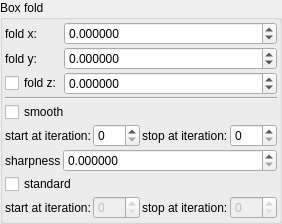
    <widget class="QGroupBox" name="groupBox_10">
     <property name="title">
      <string>Box fold</string>
     </property>
     <layout class="QVBoxLayout" name="verticalLayout_14" stretch="0,0,0,0,0,0,0">
      <property name="spacing">
       <number>2</number>
      </property>
      <property name="leftMargin">
       <number>2</number>
      </property>
      <property name="topMargin">
       <number>2</number>
      </property>
      <property name="rightMargin">
       <number>2</number>
      </property>
      <property name="bottomMargin">
       <number>2</number>
      </property>
      <item>
       <layout class="QGridLayout" name="gridLayout_33" columnstretch="0,1">
        <property name="spacing">
         <number>2</number>
        </property>
        <item row="1" column="0">
         <widget class="QLabel" name="label_106">
          <property name="text">
           <string>fold y:</string>
          </property>
          <property name="buddy">
           <cstring>spinbox3_transf_offset_111_y</cstring>
          </property>
         </widget>
        </item>
        <item row="1" column="1">
         <widget class="MyDoubleSpinBox" name="spinbox3_transf_offset_111_y">
          <property name="sizePolicy">
           <sizepolicy hsizetype="Minimum" vsizetype="Maximum">
            <horstretch>0</horstretch>
            <verstretch>0</verstretch>
           </sizepolicy>
          </property>
          <property name="decimals">
           <number>6</number>
          </property>
          <property name="minimum">
           <double>-99.989999999999995</double>
          </property>
          <property name="maximum">
           <double>99.989999999999995</double>
          </property>
          <property name="singleStep">
           <double>0.100000000000000</double>
          </property>
         </widget>
        </item>
        <item row="2" column="0">
         <widget class="MyCheckBox" name="checkBox_transf_function_enabled">
          <property name="text">
           <string notr="true">fold z:</string>
          </property>
         </widget>
        </item>
        <item row="0" column="1">
         <widget class="MyDoubleSpinBox" name="spinbox3_transf_offset_111_x">
          <property name="sizePolicy">
           <sizepolicy hsizetype="Minimum" vsizetype="Maximum">
            <horstretch>0</horstretch>
            <verstretch>0</verstretch>
           </sizepolicy>
          </property>
          <property name="prefix">
           <string/>
          </property>
          <property name="decimals">
           <number>6</number>
          </property>
          <property name="minimum">
           <double>-99.989999999999995</double>
          </property>
          <property name="singleStep">
           <double>0.100000000000000</double>
          </property>
         </widget>
        </item>
        <item row="2" column="1">
         <widget class="MyDoubleSpinBox" name="spinbox3_transf_offset_111_z">
          <property name="enabled">
           <bool>true</bool>
          </property>
          <property name="sizePolicy">
           <sizepolicy hsizetype="Minimum" vsizetype="Maximum">
            <horstretch>0</horstretch>
            <verstretch>0</verstretch>
           </sizepolicy>
          </property>
          <property name="decimals">
           <number>6</number>
          </property>
          <property name="minimum">
           <double>-99.989999999999995</double>
          </property>
          <property name="maximum">
           <double>99.989999999999995</double>
          </property>
          <property name="singleStep">
           <double>0.100000000000000</double>
          </property>
         </widget>
        </item>
        <item row="0" column="0">
         <widget class="QLabel" name="label_105">
          <property name="text">
           <string>fold x:</string>
          </property>
          <property name="buddy">
           <cstring>spinbox3_transf_offset_111_x</cstring>
          </property>
         </widget>
        </item>
       </layout>
      </item>
      <item>
       <widget class="Line" name="line">
        <property name="orientation">
         <enum>Qt::Horizontal</enum>
        </property>
       </widget>
      </item>
      <item>
       <widget class="MyCheckBox" name="checkBox_transf_function_enabledAx">
        <property name="text">
         <string notr="true">smooth</string>
        </property>
       </widget>
      </item>
      <item>
       <layout class="QGridLayout" name="gridLayout_74">
        <property name="spacing">
         <number>2</number>
        </property>
        <item row="0" column="1">
         <widget class="MySpinBox" name="spinboxInt_transf_start_iterations_A">
          <property name="sizePolicy">
           <sizepolicy hsizetype="Minimum" vsizetype="Maximum">
            <horstretch>0</horstretch>
            <verstretch>0</verstretch>
           </sizepolicy>
          </property>
          <property name="maximum">
           <number>999</number>
          </property>
         </widget>
        </item>
        <item row="0" column="0">
         <widget class="QLabel" name="label_273">
          <property name="text">
           <string>start at iteration:</string>
          </property>
         </widget>
        </item>
        <item row="0" column="2">
         <widget class="QLabel" name="label_274">
          <property name="text">
           <string>stop at iteration:</string>
          </property>
         </widget>
        </item>
        <item row="0" column="3">
         <widget class="MySpinBox" name="spinboxInt_transf_stop_iterations_A">
          <property name="sizePolicy">
           <sizepolicy hsizetype="Minimum" vsizetype="Maximum">
            <horstretch>0</horstretch>
            <verstretch>0</verstretch>
           </sizepolicy>
          </property>
          <property name="maximum">
           <number>999</number>
          </property>
         </widget>
        </item>
       </layout>
      </item>
      <item>
       <layout class="QGridLayout" name="gridLayout_75" columnstretch="0,1">
        <property name="spacing">
         <number>2</number>
        </property>
        <item row="0" column="1">
         <widget class="MyDoubleSpinBox" name="spinbox_mandelbox_sharpness">
          <property name="sizePolicy">
           <sizepolicy hsizetype="Minimum" vsizetype="Maximum">
            <horstretch>0</horstretch>
            <verstretch>0</verstretch>
           </sizepolicy>
          </property>
          <property name="prefix">
           <string/>
          </property>
          <property name="suffix">
           <string/>
          </property>
          <property name="decimals">
           <number>6</number>
          </property>
          <property name="minimum">
           <double>0.000000000000000</double>
          </property>
          <property name="maximum">
           <double>99.989999999999995</double>
          </property>
          <property name="singleStep">
           <double>0.100000000000000</double>
          </property>
         </widget>
        </item>
        <item row="0" column="0">
         <widget class="QLabel" name="label_24">
          <property name="text">
           <string>sharpness</string>
          </property>
         </widget>
        </item>
       </layout>
      </item>
      <item>
       <widget class="MyCheckBox" name="checkBox_transf_function_enabledB_false">
        <property name="text">
         <string notr="true">standard</string>
        </property>
       </widget>
      </item>
      <item>
       <layout class="QGridLayout" name="gridLayout_77">
        <property name="spacing">
         <number>2</number>
        </property>
        <item row="0" column="1">
         <widget class="MySpinBox" name="spinboxInt_transf_start_iterations_B">
          <property name="enabled">
           <bool>false</bool>
          </property>
          <property name="sizePolicy">
           <sizepolicy hsizetype="Minimum" vsizetype="Maximum">
            <horstretch>0</horstretch>
            <verstretch>0</verstretch>
           </sizepolicy>
          </property>
          <property name="maximum">
           <number>999</number>
          </property>
         </widget>
        </item>
        <item row="0" column="0">
         <widget class="QLabel" name="label_275">
          <property name="text">
           <string>start at iteration:</string>
          </property>
         </widget>
        </item>
        <item row="0" column="2">
         <widget class="QLabel" name="label_276">
          <property name="text">
           <string>stop at iteration:</string>
          </property>
         </widget>
        </item>
        <item row="0" column="3">
         <widget class="MySpinBox" name="spinboxInt_transf_stop_iterations_B">
          <property name="enabled">
           <bool>false</bool>
          </property>
          <property name="sizePolicy">
           <sizepolicy hsizetype="Minimum" vsizetype="Maximum">
            <horstretch>0</horstretch>
            <verstretch>0</verstretch>
           </sizepolicy>
          </property>
          <property name="maximum">
           <number>999</number>
          </property>
         </widget>
        </item>
       </layout>
      </item>
     </layout>
    </widget>
